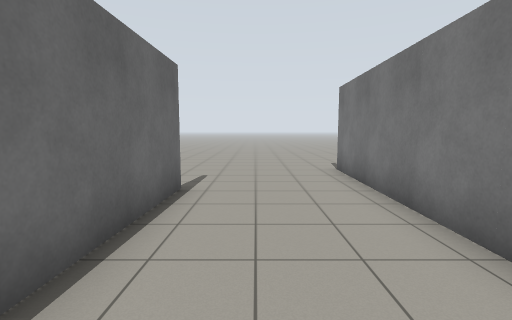
[1] (above)

22 first-person views from a walk through a Gazebo world. The camera is 1.2 m above the floor, tilts 6° down and sees 85° across. Floor lines are 1 m apart. The floor is counted in squares, 1 m on a side. Each view is taken from the middle of a square. On the plan, view 1 faces up. The plan holds only what a view shows up to about 12 squares ahead; the rest is blank. The place goes on beyond the plan.

[2]
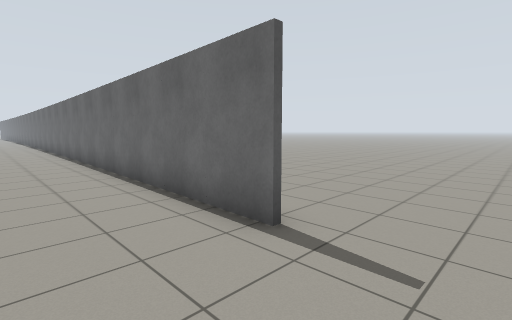

[3]
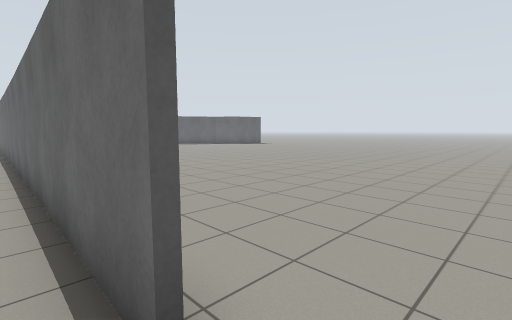

[4]
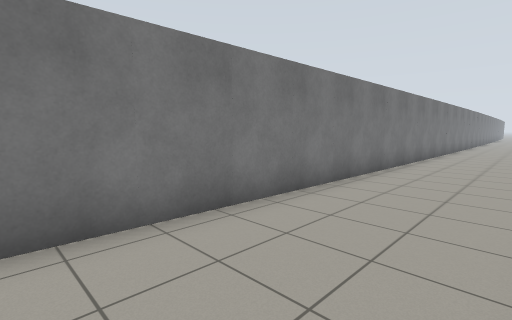

[5]
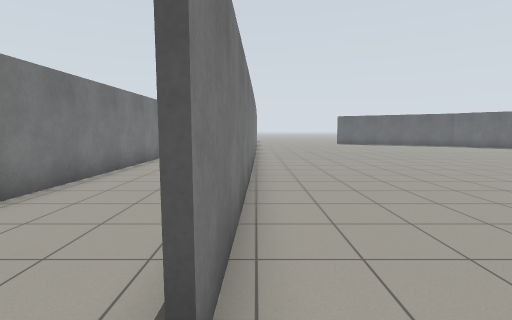

[6]
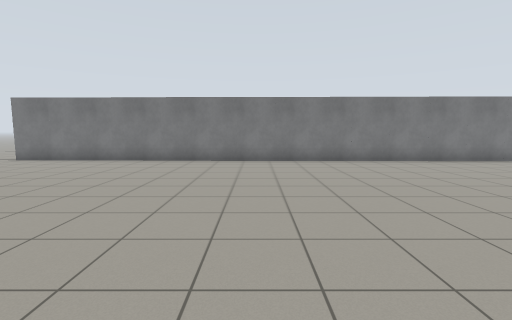

[7]
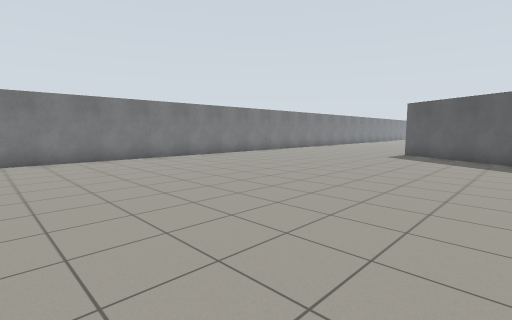

[8]
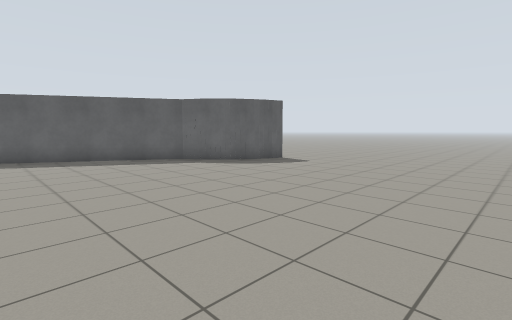

[9]
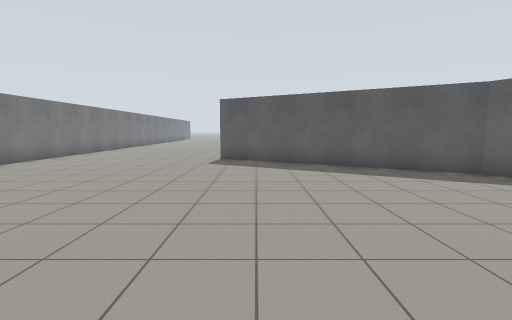

[10]
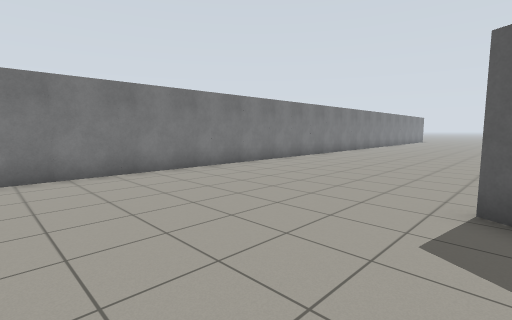

[11]
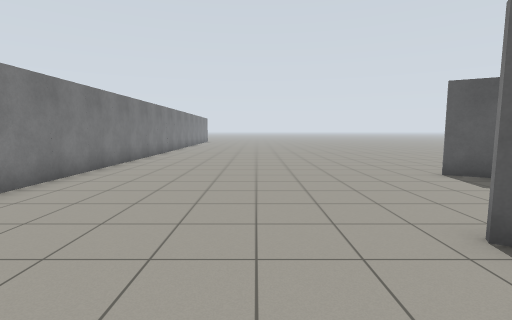

[12]
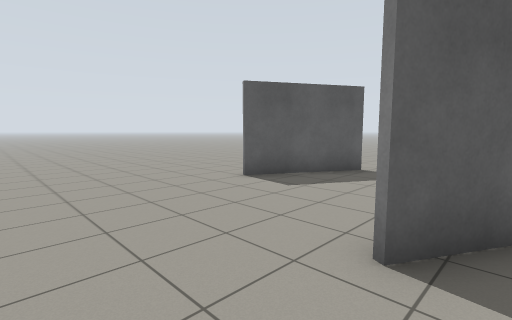

[13]
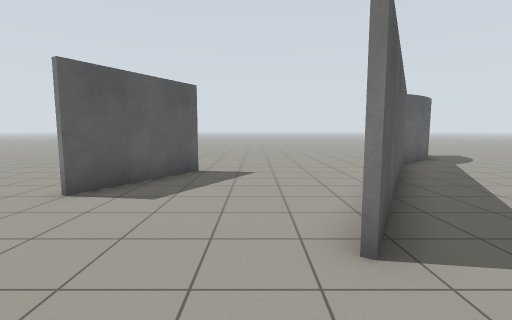

[14]
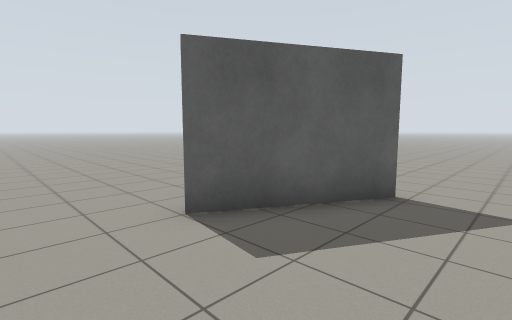

[15]
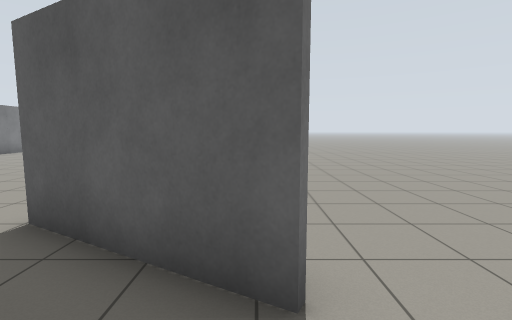

[16]
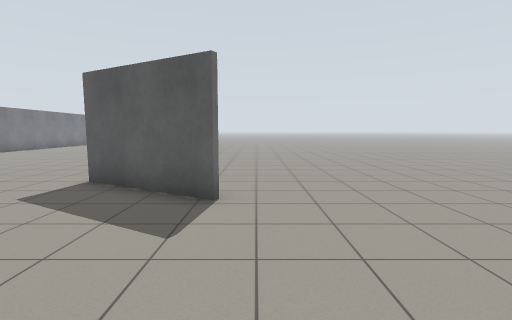

[17]
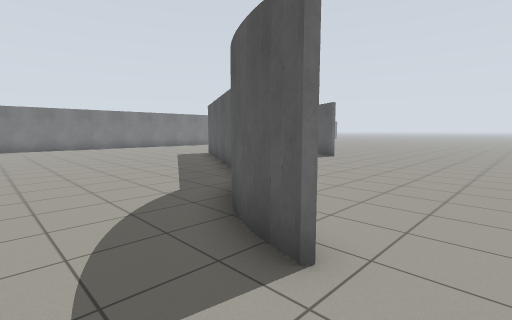

[18]
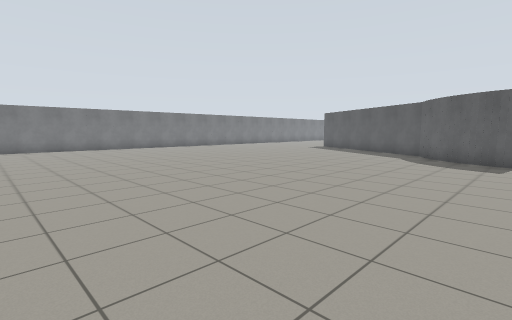

[19]
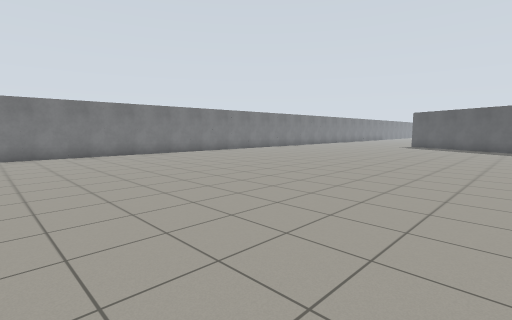

[20]
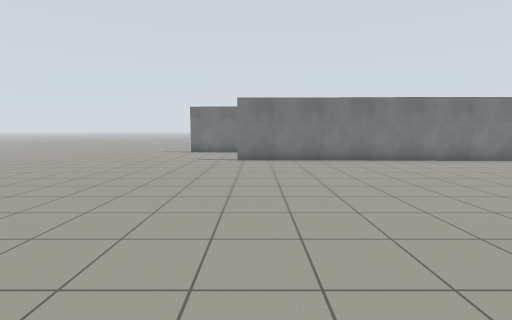

[21]
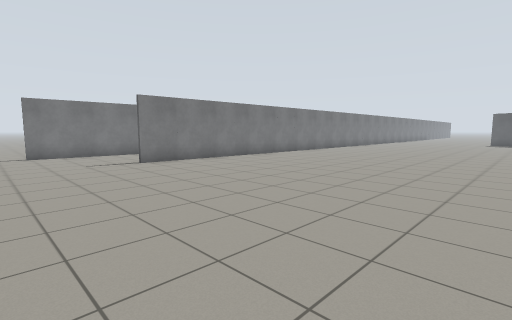

[22]
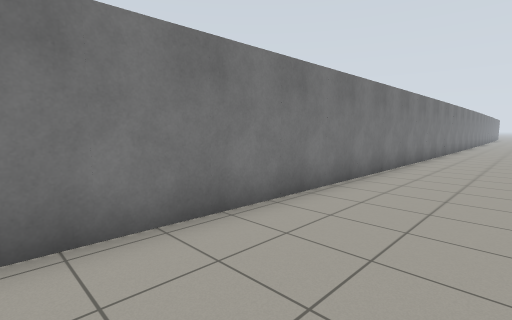

### Floor plan
Points are (right, up) in squares from view 1. A wall is a line through its corners. A room is listed if a view was taken in it or the views show most of it. See-through windows are left out.
Room 1 (views 1, 2, 3, 4, 5, 6, 7, 8, 9, 10, 11, 12, 13, 14, 15, 16, 17, 18, 19, 20, 21, 22)
walls: (-17.5, -14) (-17.2, -14.6) (-9.4, -18.9); (-17.9, -13.5) (-17.6, -13.9); (-18.9, -12.7) (-18.3, -13.1) (-17.8, -13.6); (-19.4, -12.4) (-18.8, -12.7); (-19.8, -12.2) (-19.3, -12.4); (-20.2, -12.1) (-19.7, -12.2); (-20.5, -12) (-20.1, -12.1); (-2.2, -16.8) (-1.7, 5.8); (-15.4, -21.7) (-12, -23.5); (1.9, -15.1) (2.5, 8.6); (-1.6, 5.9) (-1.9, -9.3); (-2.1, -28.1) (-2.1, -16.7)
ways out: opening at (3, 9.5)

Positions as (right, up) in squares from view 1, and headings:
1: (0, 0), facing up
2: (1, 8), facing down-left
3: (-1, 7), facing down-left
4: (-1, 7), facing down-right
5: (-2, 7), facing down
6: (-13, -4), facing right
7: (-14, -4), facing down-right
8: (-11, -4), facing down-left
9: (-11, -7), facing down
10: (-10, -14), facing down-right
11: (-7, -16), facing down
12: (-7, -18), facing down-left
13: (-7, -20), facing left
14: (-10, -20), facing down-left
15: (-15, -20), facing down
16: (-16, -17), facing down
17: (-22, -10), facing down-right
18: (-21, 0), facing down-right
19: (-16, 4), facing down-right
20: (-13, 5), facing right
21: (-12, 10), facing down-right
22: (-1, -1), facing down-right
